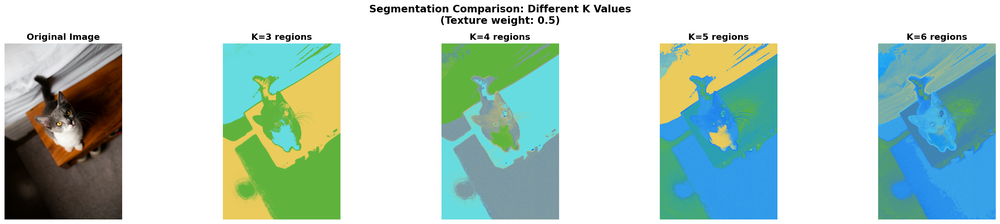
#> input picture data/output/k_comparison.png, 1000 x 224 px, shrunk from 3307 x 742 before the run
$ python compare_k_values.py --input data/output/k_comparison.png
#> lines starting #> are read from the running program, lines starting #| are printed output that depends on the picture
### src/features.py

import cv2
import numpy as np
from skimage.feature import local_binary_pattern


def convert_to_hsv(image_bgr):

    image_hsv = cv2.cvtColor(image_bgr, cv2.COLOR_BGR2HSV)
    return image_hsv


def compute_lbp(image_gray, P=8, R=1):

    # The method="uniform" looks for common patterns
    # It makes the LBP more stable and useful
    lbp = local_binary_pattern(image_gray, P, R, method="uniform")
    return lbp


def extract_color_features(image_bgr):

    # Convert to HSV
    image_hsv = convert_to_hsv(image_bgr)

    # Split into separate channels
    H = image_hsv[:, :, 0]  # Hue channel
    S = image_hsv[:, :, 1]  # Saturation channel
    V = image_hsv[:, :, 2]  # Value channel

    # Normalize to [0, 1] range so they work well with LBP later
    # Hue is 0-179, so divide by 179
    # S and V are 0-255, so divide by 255
    H_norm = H.astype(np.float32) / 179.0
    S_norm = S.astype(np.float32) / 255.0
    V_norm = V.astype(np.float32) / 255.0

    # Stack them back together into one 3D array
    # Shape will be (height, width, 3)
    hsv_features = np.stack([H_norm, S_norm, V_norm], axis=2)

    return hsv_features


def extract_texture_features(image_bgr, P=8, R=1):

    # LBP works on grayscale images (black and white)
    # So first, convert the color image to grayscale
    image_gray = cv2.cvtColor(image_bgr, cv2.COLOR_BGR2GRAY)

    # Compute LBP
    lbp = compute_lbp(image_gray, P, R)

    # Normalize to [0, 1] range
    # LBP values can be 0 to 58 (for P=8, method="uniform")
    # We'll just divide by the maximum value in the image
    lbp_max = lbp.max()
    if lbp_max > 0:
        lbp_norm = lbp.astype(np.float32) / lbp_max
    else:
        lbp_norm = lbp.astype(np.float32)

    return lbp_norm


def extract_all_features(image_bgr, P=8, R=1):

    hsv_features = extract_color_features(image_bgr)
    lbp_features = extract_texture_features(image_bgr, P, R)

    return hsv_features, lbp_features

### src/fusion.py


import numpy as np


def build_feature_matrix(lbp_features, hsv_features, weights=None):


    # Get image dimensions
    height, width = lbp_features.shape
    num_pixels = height * width

    # Set default weights if none provided
    if weights is None:
        weights = {
            'texture': 0.5,   # 50% importance to texture
            'hue': 0.2,       # 20% importance to hue (color type)
            'sat': 0.15,      # 15% importance to saturation (color strength)
            'val': 0.15       # 15% importance to value (brightness)
        }

    # Extract individual color channels
    H = hsv_features[:, :, 0]  # Hue
    S = hsv_features[:, :, 1]  # Saturation
    V = hsv_features[:, :, 2]  # Value

    # Flatten everything into 1D arrays (like unrolling a carpet into a line)
    # This converts from 2D (image) to 1D (list of pixels)
    lbp_flat = lbp_features.flatten()
    H_flat = H.flatten()
    S_flat = S.flatten()
    V_flat = V.flatten()

    # Apply weights
    lbp_weighted = lbp_flat * weights['texture']
    H_weighted = H_flat * weights['hue']
    S_weighted = S_flat * weights['sat']
    V_weighted = V_flat * weights['val']

    # Stack them together into a matrix
    # Each row = one pixel's complete feature vector
    feature_matrix = np.column_stack([
        lbp_weighted,
        H_weighted,
        S_weighted,
        V_weighted
    ])

    # feature_matrix shape: (num_pixels, 4)
    # Row 0 = pixel 0's features: [LBP, H, S, V]
    # Row 1 = pixel 1's features: [LBP, H, S, V]
    # ...

    return feature_matrix, (height, width)


# [5 lines left out: function compute_pixel_similarity, not called in this run]


def normalize_features(feature_matrix):

    # For each feature column, find min and max
    min_vals = feature_matrix.min(axis=0)
    max_vals = feature_matrix.max(axis=0)

    # Avoid division by zero
    # If all values in a column are the same, max_vals = min_vals
    range_vals = max_vals - min_vals
    range_vals[range_vals == 0] = 1.0  # Prevent division by zero

    # Scale: (value - min) / (max - min)
    # This transforms each column to [0, 1] range
    normalized_matrix = (feature_matrix - min_vals) / range_vals

    return normalized_matrix


def adjust_weights(texture_importance=0.5):

    # Make sure texture_importance is between 0 and 1
    texture_importance = max(0.0, min(1.0, texture_importance))

    # Remaining importance goes to color (split equally among H, S, V)
    color_importance = 1.0 - texture_importance
    individual_color_weight = color_importance / 3.0  # Divide by 3 for H, S, V

    weights = {
        'texture': texture_importance,
        'hue': individual_color_weight,
        'sat': individual_color_weight,
        'val': individual_color_weight
    }

    return weights

### src/segment_kmeans.py


import numpy as np
from sklearn.cluster import KMeans


def segment_image_kmeans(feature_matrix, k=4, random_state=42):

    # Create KMeans model
    # n_clusters = how many groups we want
    # random_state = makes it reproducible
    # n_init = number of times to run with different starting points
    kmeans = KMeans(
        n_clusters=k,
        random_state=random_state,
        n_init=10
    )

    # Fit the model and predict cluster labels
    # This is where the magic happens!
    # KMeans looks at all pixels and groups them
    labels = kmeans.fit_predict(feature_matrix)

    return labels


def reshape_labels_to_image(labels, original_shape):

    height, width = original_shape
    label_image = labels.reshape(height, width)
    return label_image


def create_colored_segmentation(label_image, k):

    height, width = label_image.shape

    # Create an empty RGB image
    colored_seg = np.zeros((height, width, 3), dtype=np.uint8)

    # Create random colors for each cluster
    # We use a fixed random seed so colors are consistent
    np.random.seed(42)
    colors = np.random.randint(0, 255, size=(k, 3), dtype=np.uint8)

    # Assign colors to each pixel based on its cluster
    for cluster_id in range(k):
        # Find all pixels in this cluster
        mask = (label_image == cluster_id)
        # Color them with the cluster's color
        colored_seg[mask] = colors[cluster_id]

    return colored_seg


def segment_pipeline(feature_matrix, original_shape, k=4):

    # Step 1: Cluster the pixels
    labels = segment_image_kmeans(feature_matrix, k=k)

    # Step 2: Reshape to image
    label_image = reshape_labels_to_image(labels, original_shape)

    # Step 3: Create colored visualization
    colored_seg = create_colored_segmentation(label_image, k)

    return label_image, colored_seg

### compare_k_values.py

import os
import argparse
import cv2
import numpy as np
import matplotlib.pyplot as plt

from src.features import extract_all_features
from src.fusion import build_feature_matrix, normalize_features, adjust_weights
from src.segment_kmeans import segment_pipeline


def compare_k_values(input_path, k_values=[3, 4, 5, 6], texture_weight=0.5, save_path=None):


#> called with input_path = 'data/output/k_comparison.png', texture_weight = 0.5, save_path = 'data/output/k_comparison.png'
    print("\n" + "="*60)
    print(" K-VALUE COMPARISON")
    print("="*60)

    # Load image
    print(f"\n Loading image: {input_path}")
    image_bgr = cv2.imread(input_path)
#> image_bgr is the input picture: shape (224, 1000, 3); mean B, G, R 200, 207.9, 183.3

    if image_bgr is None:
        print(f" ERROR: Could not load image from {input_path}")
        return

    original_rgb = cv2.cvtColor(image_bgr, cv2.COLOR_BGR2RGB)
    print(f"Image loaded: {image_bgr.shape[1]} x {image_bgr.shape[0]} pixels")
#| Image loaded: 1000 x 224 pixels

    # Extract features ONCE (same for all K values)
    print(f"\n Extracting features...")
    hsv_features, lbp_features = extract_all_features(image_bgr)
#> in convert_to_hsv, `image_hsv = cv2.cvtColor(image_bgr, cv2.COLOR_BGR2HSV)`: image_hsv: shape (224, 1000, 3); mean H, S, V 32.6, 65.1, 218.1
#> in extract_color_features, `H_norm = H.astype(np.float32) / 179.0`:
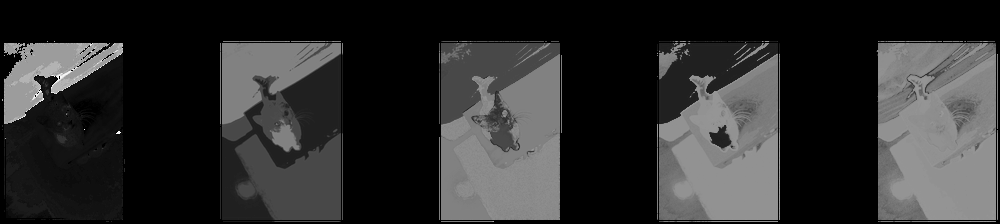
#> H_norm: shape (224, 1000) float32; min 0, max 0.994, mean 0.182
#> in extract_color_features, `hsv_features = np.stack([H_norm, S_norm, V_norm], axis=2)`: hsv_features: shape (224, 1000, 3) float32; mean H, S, V 0.182, 0.255, 0.855
#> in compute_lbp, `lbp = local_binary_pattern(image_gray, P, R, method="uniform")`:
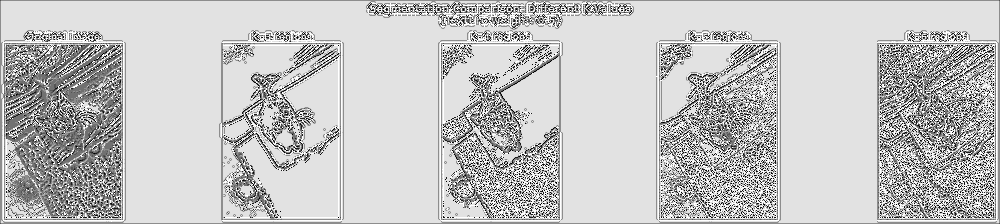
#> lbp: shape (224, 1000) float64; min 0, max 9, mean 6.92; drawn with min black and max white
#> in extract_texture_features, `lbp_max = lbp.max()`: lbp_max = 9

    weights = adjust_weights(texture_importance=texture_weight)
    feature_matrix, original_shape = build_feature_matrix(
        lbp_features, hsv_features, weights=weights
    )
#> original_shape = (224, 1000)
    feature_matrix = normalize_features(feature_matrix)
#> in normalize_features, `min_vals = feature_matrix.min(axis=0)`: min_vals = [0, 0, 0, 0]
#> in normalize_features, `max_vals = feature_matrix.max(axis=0)`: max_vals = [0.5, 0.166, 0.167, 0.167]
    print(f"Features ready!")

    # Segment with different K values
    print(f"\n Segmenting with different K values: {k_values}")

    segmentations = []
    for k in k_values:
        print(f"   Processing K={k}...")
        _, colored_seg = segment_pipeline(feature_matrix, original_shape, k=k)
        segmentations.append(colored_seg)
#> this loop made 4 passes
#> pass 1, in reshape_labels_to_image, `label_image = labels.reshape(height, width)`:
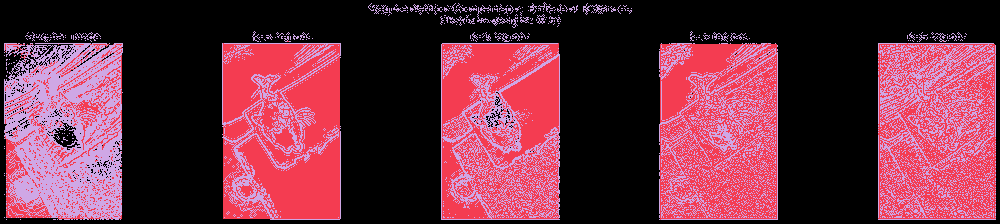
#> label_image: shape (224, 1000) int32; 3 distinct labels, from 0 to 2; one colour per label, 0 black
#> pass 1, in segment_pipeline, `colored_seg = create_colored_segmentation(label_image, k)`:
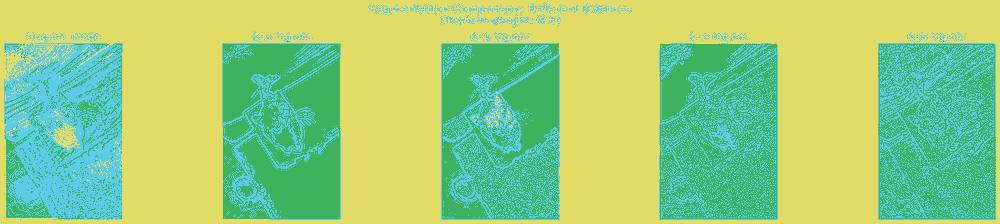
#> colored_seg: shape (224, 1000, 3); mean of channels 0, 1, 2 125.4, 205.5, 154.6; drawn as B, G, R
#> pass 2, in reshape_labels_to_image (call 2), `label_image = labels.reshape(height, width)`:
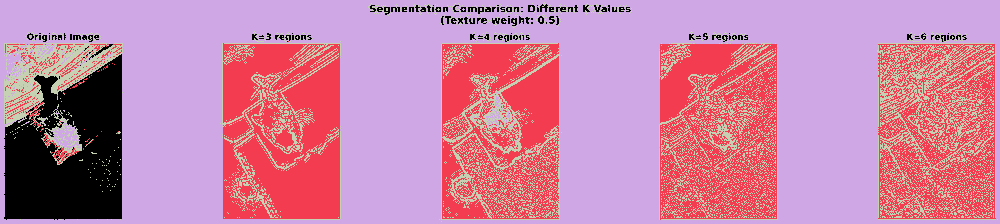
#> label_image: shape (224, 1000) int32; 4 distinct labels, from 0 to 3; one colour per label, 0 black
#> pass 2, in segment_pipeline (call 2), `colored_seg = create_colored_segmentation(label_image, k)`:
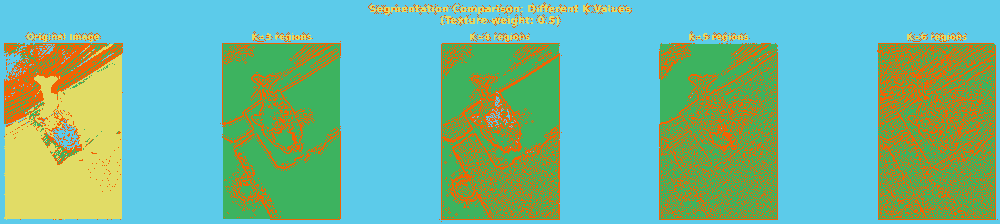
#> colored_seg: shape (224, 1000, 3); mean of channels 0, 1, 2 156, 183.5, 113.7; drawn as B, G, R
#> after the loop, segmentations = 4 items

    print(f" All segmentations complete!")

    # Create comparison visualization
    print(f"\n Creating comparison visualization...")

    num_results = len(k_values) + 1  # +1 for original
    fig, axes = plt.subplots(1, num_results, figsize=(5*num_results, 5))

    # Show original
    axes[0].imshow(original_rgb)
    axes[0].set_title("Original Image", fontsize=14, fontweight='bold')
    axes[0].axis('off')

    # Show each segmentation
    for i, (k, seg) in enumerate(zip(k_values, segmentations)):
        axes[i+1].imshow(seg)
        axes[i+1].set_title(f"K={k} regions", fontsize=14, fontweight='bold')
        axes[i+1].axis('off')

    plt.suptitle(
        f"Segmentation Comparison: Different K Values\n(Texture weight: {texture_weight})",
        fontsize=16,
        fontweight='bold',
        y=0.98
    )
    plt.tight_layout()

    # Save if requested
    if save_path:
        os.makedirs(os.path.dirname(save_path), exist_ok=True)
        plt.savefig(save_path, dpi=150, bbox_inches='tight')
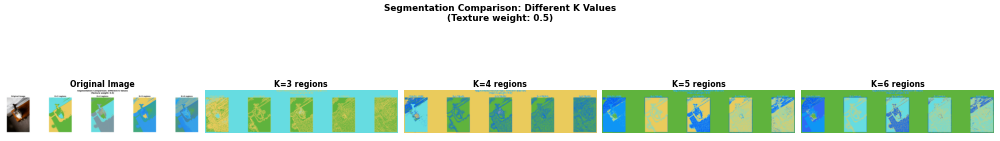
#> figure drawn by matplotlib, 5 panels
        print(f"Saved comparison to: {save_path}")

    plt.show()

    print("\n" + "="*60)
    print("K-VALUE COMPARISON COMPLETE!")
    print("="*60)
    print("\n Observations:")
    print("   • Lower K = Broader, simpler regions")
    print("   • Higher K = More detailed, finer regions")
    print("   • Find the K that best captures your image structure!")
    print("="*60 + "\n")


if __name__ == "__main__":
    parser = argparse.ArgumentParser(
        description="Compare segmentation with different K values"
    )

    parser.add_argument(
        "--input",
        type=str,
        required=True,
        help="Path to input image"
    )

    parser.add_argument(
        "--k_values",
        type=int,
        nargs='+',
        default=[3, 4, 5, 6],
        help="List of K values to compare (default: 3 4 5 6)"
    )

    parser.add_argument(
        "--texture_weight",
        type=float,
        default=0.5,
        help="Texture weight (default: 0.5)"
    )

    parser.add_argument(
        "--save",
        type=str,
        default="data/output/k_comparison.png",
        help="Where to save comparison (default: data/output/k_comparison.png)"
    )

    args = parser.parse_args()

    compare_k_values(
        input_path=args.input,
        k_values=args.k_values,
        texture_weight=args.texture_weight,
        save_path=args.save
    )
